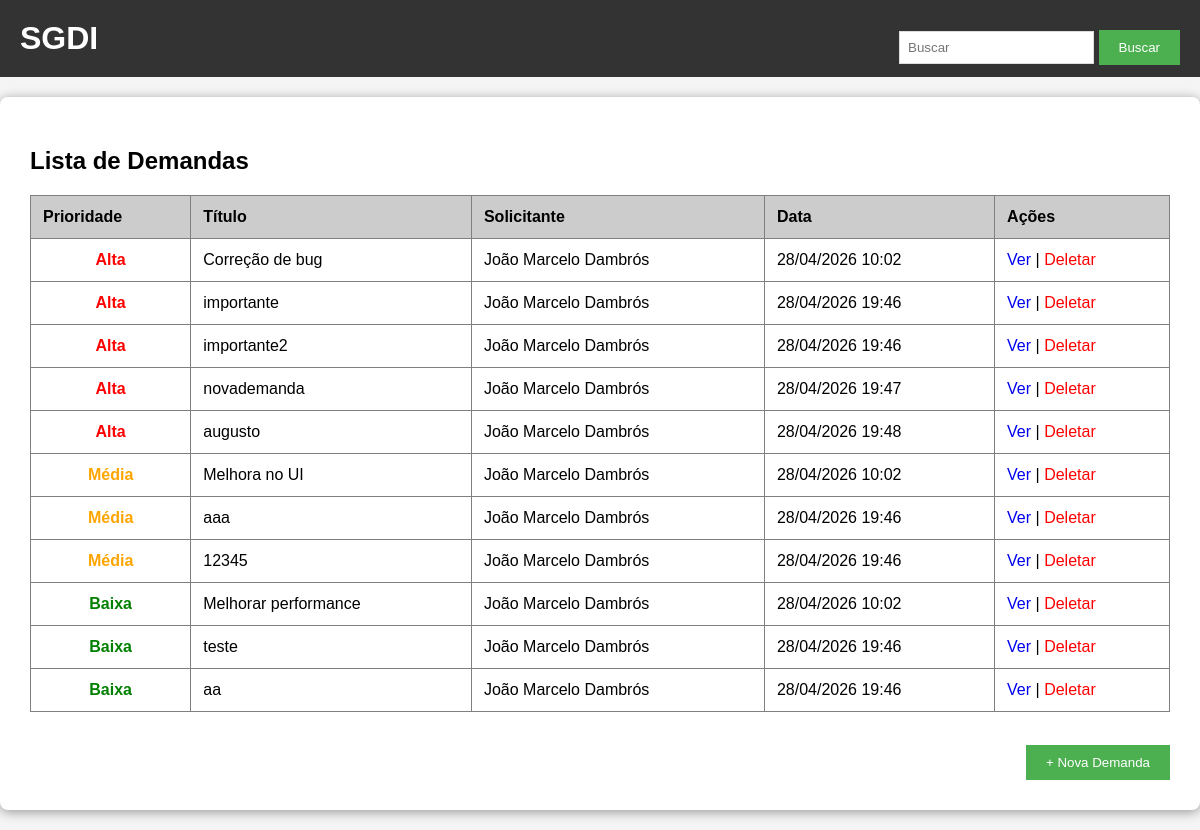
/buscar (signed in), run on the app's committed database.
### tables this page shows
CREATE TABLE demandas (
        id INTEGER PRIMARY KEY AUTOINCREMENT,
        titulo TEXT,
        descricao TEXT,
        solicitante TEXT,
        data_criacao TEXT,
        id_prioridade INTEGER,
        FOREIGN KEY (id_prioridade) REFERENCES prioridades(id)
    );

CREATE TABLE prioridades (
        id INTEGER PRIMARY KEY AUTOINCREMENT,
        peso INTEGER,
        valor TEXT
    );

### app.py (the view)
@app.route('/buscar')
@login_required
def buscar():
    termo = request.args.get('q', '').strip()
    conn = get_db()
    query = '''
        SELECT d.*, p.valor as prioridade_nome
        FROM demandas d
        LEFT JOIN prioridades p ON d.id_prioridade = p.id
        WHERE d.titulo LIKE ? OR p.valor LIKE ?
        ORDER BY p.peso DESC, d.id ASC
    '''
    filtro = f'%{termo}%'
    resultados = conn.execute(query, (filtro, filtro)).fetchall()
    conn.close()
    total = len(resultados)
    return render_template('index.html', demandas=resultados, total=total, offset=total)

### app.py (called while the page is built)
def get_db():
    conn = sqlite3.connect('demandas.db')
    conn.row_factory = sqlite3.Row
    return conn

def login_required(f):
    @wraps(f)
    def decorated(*args, **kwargs):
        if 'user_id' not in session:
            flash('Faça login para continuar.', 'warning')
            return redirect(url_for('auth.login'))
        return f(*args, **kwargs)
    return decorated

### templates/index.html (shortened to what this page needs)
{% extends "base.html" %}
{% block content %}
<h2>Lista de Demandas</h2>
<table border="1" cellpadding="10" cellspacing="0" width="100%" id="tabela-demandas">
    <thead>
        <tr bgcolor="#cccccc">
            <th>Prioridade</th>
            <th>Título</th>
            <th>Solicitante</th>
            <th>Data</th>
            <th>Ações</th>
        </tr>
    </thead>
    <tbody id="corpo-tabela">
        {% for demanda in demandas %}
        <tr>
            <td align="center">
                {% if demanda['prioridade_nome'] == 'Alta' %}
                    <b style="color:red;">{{ demanda['prioridade_nome'] }}</b>
                {% elif demanda['prioridade_nome'] == 'Média' %}
                    <b style="color:orange;">{{ demanda['prioridade_nome'] }}</b>
                {% else %}
                    <b style="color:green;">{{ demanda['prioridade_nome'] }}</b>
                {% endif %}
            </td>
            <td>{{ demanda['titulo'] }}</td>
            <td>{{ demanda['solicitante'] }}</td>
            <td>{{ demanda['data_criacao'] }}</td>
            <td>
                <a href="/detalhes/{{ demanda['id'] }}">Ver</a> |
                <a href="/deletar/{{ demanda['id'] }}" style="color:red;" onclick="return confirm('Excluir esta demanda?')">Deletar</a>
            </td>
        </tr>
        {% endfor %}
    </tbody>
</table>
<br>
<div style="display: flex; justify-content: space-between; align-items: center; margin-top: 15px;">
    <a href="/nova_demanda"><button>+ Nova Demanda</button></a>
</div>
{% endblock %}

### static/style.css (style rules this page uses)
body { font-family: Arial, sans-serif; background-color: #f5f5f5; padding: 0; margin: 0; }
button { background-color: #4CAF50; color: white; padding: 10px 20px; border: none; cursor: pointer; }
table { border-collapse: collapse; }
th { text-align: left; padding: 12px; }
td { padding: 12px; }
table a { text-decoration: none; }

### templates/base.html (style rules this page uses)
body { margin: 0; }

### data on the page
demandas: prioridade_nome "Alta", titulo "Correção de bug", solicitante "João Marcelo Dambrós", data_criacao "28/04/2026 10:02"
demandas: prioridade_nome "Alta", titulo "importante", solicitante "João Marcelo Dambrós", data_criacao "28/04/2026 19:46"
demandas: prioridade_nome "Alta", titulo "importante2", solicitante "João Marcelo Dambrós", data_criacao "28/04/2026 19:46"
demandas: prioridade_nome "Alta", titulo "novademanda", solicitante "João Marcelo Dambrós", data_criacao "28/04/2026 19:47"
demandas: prioridade_nome "Alta", titulo "augusto", solicitante "João Marcelo Dambrós", data_criacao "28/04/2026 19:48"
demandas: prioridade_nome "Média", titulo "Melhora no UI", solicitante "João Marcelo Dambrós", data_criacao "28/04/2026 10:02"
demandas: prioridade_nome "Média", titulo "aaa", solicitante "João Marcelo Dambrós", data_criacao "28/04/2026 19:46"
demandas: prioridade_nome "Média", titulo "12345", solicitante "João Marcelo Dambrós", data_criacao "28/04/2026 19:46"
demandas: prioridade_nome "Baixa", titulo "Melhorar performance", solicitante "João Marcelo Dambrós", data_criacao "28/04/2026 10:02"
demandas: prioridade_nome "Baixa", titulo "teste", solicitante "João Marcelo Dambrós", data_criacao "28/04/2026 19:46"
demandas: prioridade_nome "Baixa", titulo "aa", solicitante "João Marcelo Dambrós", data_criacao "28/04/2026 19:46"
